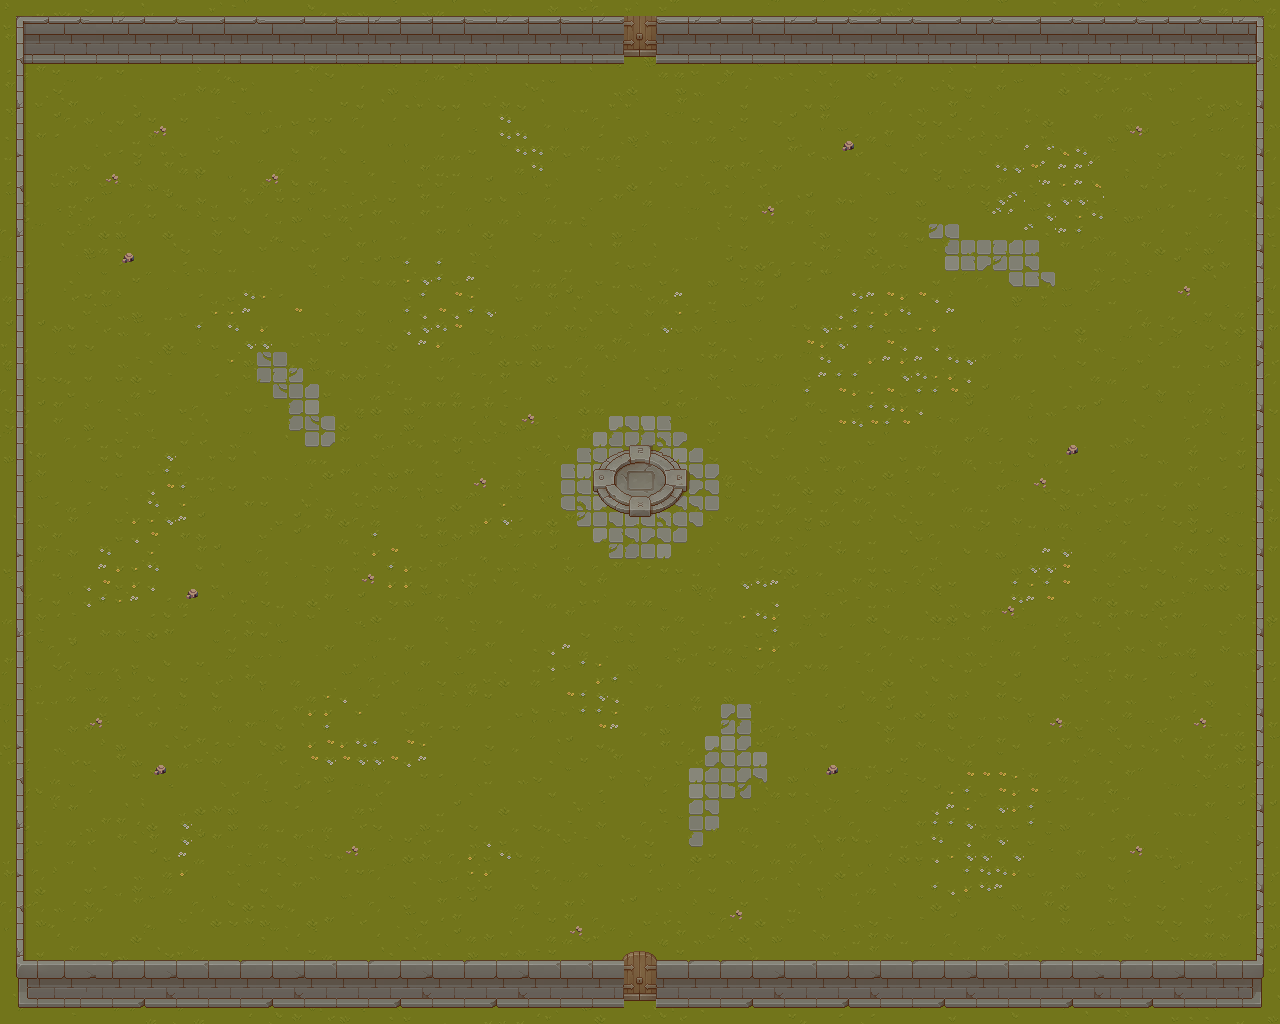

Tiled map render using the project's own tile images. Description and the map definition, with tile-layer contents summarised, below:
An orthogonal 80x64 tile map with 16x16 px tiles, 8 tile layers (Floor, Portal_n_decs, Doors, Doors_nocollide, ...), 1 hidden layer not drawn, 13 tilesets and 1 object.

<map version="1.10" tiledversion="1.11.2" orientation="orthogonal" renderorder="right-down" width="80" height="64" tilewidth="16" tileheight="16" infinite="0" nextlayerid="24" nextobjectid="89">
 <tileset firstgid="1" source="references/Tileset/Stone_walls_small.tsx" />
 <tileset firstgid="210" source="references/Tileset/Rocks.tsx" />
 <tileset firstgid="514" source="references/Tileset/Traps_n_others.tsx" />
 <tileset firstgid="2308" source="references/Tileset/Trees_shadow.tsx" />
 <tileset firstgid="2908" source="references/Tileset/Ruins_shadows.tsx" />
 <tileset firstgid="3745" source="references/Tileset/Brown_floor.tsx" />
 <tileset firstgid="3954" source="references/Tileset/Grass.tsx" />
 <tileset firstgid="4210" source="references/Tileset/Cum_objects.tsx" />
 <tileset firstgid="5234" source="references/Tileset/Dec_grass_trees.tsx" />
 <tileset firstgid="5490" source="references/Tileset/Stone_Ground_ walls.tsx" />
 <tileset firstgid="5746" source="references/Tileset/Stone_walls.tsx" />
 <tileset firstgid="6770" source="references/Tileset/Gate.tsx" />
 <tileset firstgid="7794" source="references/Tileset/Portal_shadow.tsx" />
 <layer id="1" name="Floor" width="80" height="64">
  <data>[5120 cells, 4836 non-empty, 110 distinct tile ids]</data>
 </layer>
 <layer id="6" name="Portal_n_decs" width="80" height="64">
  <data>[5120 cells, 138 non-empty, 50 distinct tile ids]</data>
 </layer>
 <group id="11" name="Walls_n_doors">
  <layer id="22" name="Doors_open" width="80" height="64" visible="0">
   <data>[5120 cells, 32 non-empty, 16 distinct tile ids]</data>
  </layer>
  <layer id="5" name="Doors" width="80" height="64">
   <data>[5120 cells, 26 non-empty, 16 distinct tile ids]</data>
  </layer>
  <layer id="21" name="Doors_nocollide" width="80" height="64">
   <data>[5120 cells, 6 non-empty, 6 distinct tile ids]</data>
  </layer>
  <layer id="20" name="Walls_nocollide" width="80" height="64">
   <data>[5120 cells, 76 non-empty, 7 distinct tile ids]</data>
  </layer>
  <layer id="4" name="Walls_back" width="80" height="64">
   <data>[5120 cells, 152 non-empty, 14 distinct tile ids]</data>
  </layer>
  <layer id="12" name="Walls_decs" width="80" height="64">
   <data>[5120 cells, 74 non-empty, 6 distinct tile ids]</data>
  </layer>
  <layer id="2" name="Walls" width="80" height="64">
   <data>[5120 cells, 630 non-empty, 125 distinct tile ids]</data>
  </layer>
 </group>
 <objectgroup id="23" name="Player_spawn">
  <object id="88" x="640" y="480">
   <point />
  </object>
 </objectgroup>
</map>
